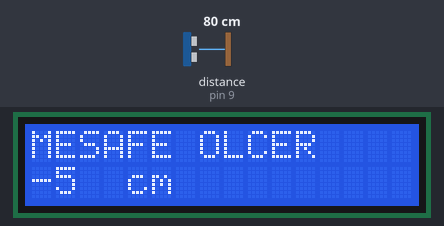
Recording of a sketch running on a simulated Arduino Uno, built with avr-gcc and run on an emulated ATmega328P. On the bench: 16×2 character LCD. Wiring (inferred from the names in the program): ultrasonic range finder: trigger pin 10; echo pin 9. The inputs (shaded band) are chosen by the test bench; at power-on: distance to the obstacle (sensor on pin 9) 80 cm. The echo pulse lasts 58.3 µs per cm.

Above: at 1.2 s.
1.3 s: distance to the obstacle (sensor on pin 9) set to 2 cm
At 2.8 s:
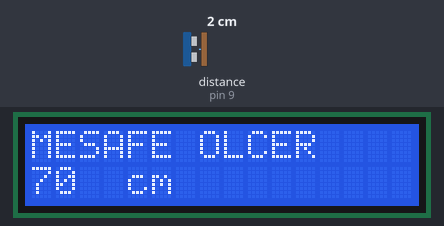
3.1 s: distance to the obstacle (sensor on pin 9) set to 9 cm
At 4.0 s:
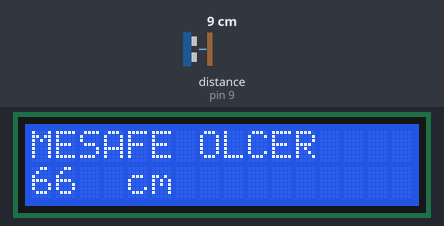
4.7 s: distance to the obstacle (sensor on pin 9) set to 18 cm
At 5.1 s:
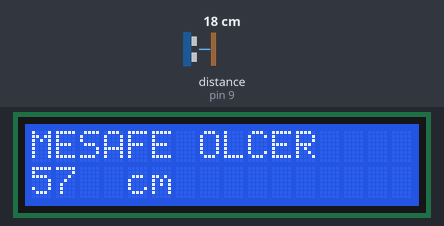
Timing chart, 0 to 7.7 s (numbered marks = the images above; inputs shaded):
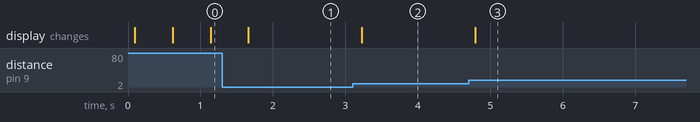

Measured:
- after the input at 1.3 s, the display: changes after 0.36 s (image 1)
- after the input at 3.1 s, the display: changes after 0.13 s (image 2)
- after the input at 4.7 s, the display: changes after 0.09 s (image 3)

The sketch:

static_distance_sensor.ino
```cpp
#include <Wire.h>
#include <LiquidCrystal_I2C.h>
#include <NewPing.h>

int trigPin = 10;
int echoPin = 9;
long zaman;
long mesafe;
LiquidCrystal_I2C lcd(0x27,16,2);
void setup(){
pinMode(trigPin, OUTPUT);
pinMode(echoPin,INPUT);
lcd.begin(); //lcd'yi başlatıyoruz
lcd.backlight(); //lcd arka ışığını açıyoruz.

}
void loop(){
digitalWrite(trigPin, LOW);
delayMicroseconds(5);
digitalWrite(trigPin, HIGH);
delayMicroseconds(10);
digitalWrite(trigPin, LOW);
zaman = pulseIn(echoPin, HIGH);
mesafe= (zaman /29.1)/2;
if(mesafe<4)
{
  mesafe=4;
}
else if(mesafe>100)
{
  mesafe=100;
}
  int islem=74-mesafe;
  lcd.clear();
  lcd.setCursor(0,0);
  lcd.print("MESAFE OLCER");
  lcd.setCursor(0,1);
  lcd.print(islem);
  lcd.setCursor(4,1);
  lcd.print("cm");
delay(500);
}
```
